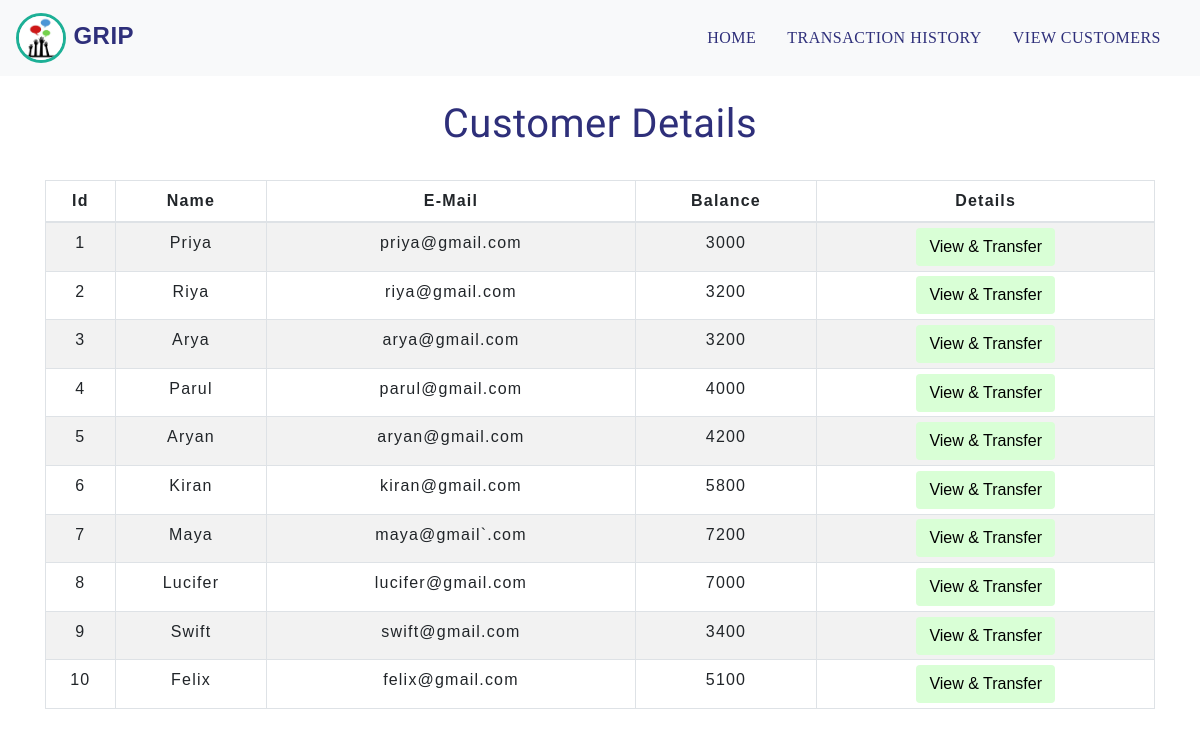
The page /customers.php on the database its author committed.
### tables this page shows
CREATE TABLE `users` (
  `id` int(4) NOT NULL,
  `name` text NOT NULL,
  `email` varchar(30) NOT NULL,
  `balance` int(10) NOT NULL
);

### customers.php (the view, shortened to what this page needs)
<!DOCTYPE html>
<html lang="en">
<head>
    <link rel="stylesheet" href="https://maxcdn.bootstrapcdn.com/bootstrap/4.0.0/css/bootstrap.min.css">
    <link rel="stylesheet" type="text/css" href="css/table.css">
    <link rel="stylesheet" type="text/css" href="css/navbar.css">
</head>
<body>
<?php
    include 'config.php';
    $sql = "SELECT * FROM users";
    $result = mysqli_query($conn,$sql);
?>
<?php
  include 'navbar.php';
?>
<div class="container">
        <h2 class="text-center pt-4">Customer Details</h2>
        <br>
            <div class="row">
                <div class="col">
                    <div class="table-responsive-sm">
                    <table class="table table-hover table-sm table-striped table-condensed table-bordered">
                        <thead>
                            <tr>
                            <th scope="col" class="text-center py-2">Id</th>
                            <th scope="col" class="text-center py-2">Name</th>
                            <th scope="col" class="text-center py-2">E-Mail</th>
                            <th scope="col" class="text-center py-2">Balance</th>
                            <th scope="col" class="text-center py-2">Details</th>
                            </tr>
                        </thead>
                        <tbody>
                <?php
                    while($rows=mysqli_fetch_assoc($result)){
                ?>
                    <tr>
                        <td class="py-2"><?php echo $rows['id'] ?></td>
                        <td class="py-2"><?php echo $rows['name']?></td>
                        <td class="py-2"><?php echo $rows['email']?></td>
                        <td class="py-2"><?php echo $rows['balance']?></td>
                        <td><a href="selecteduserdetail.php?id= <?php echo $rows['id'] ;?>"> <button type="button" class="btn">View & Transfer</button></a></td>
                    </tr>
                <?php
                    }
                ?>
                        </tbody>
                    </table>
                    </div>
                </div>
            </div>
         </div>
</body>
</html>

### navbar.php (shortened to what this page needs)
<nav class="navbar navbar-expand-md navbar-light bg-light" style ="background-color: #6dc86a;">
<a class="navbar-brand" href="index.php" style="color : #2e2f7a; font-weight:bold; font-size:1.5rem; ">
  <img src="img\logo.png" alt="logo image" style="height: 50px;  border: solid #1db096; border-radius: 90rem; font-family: cursive;">
  GRIP</a>
<div class="collapse navbar-collapse" id="collapsibleNavbar">
      <ul class="navbar-nav ml-auto" >
        <li class="nav-item">
          <a class="nav-link" href="index.php" style="color : #2e2f7a; font-family: cursive;">HOME</a>
        </li>
        <li class="nav-item">
          <a class="nav-link" href="history.php" style="color : #2e2f7a; font-family: cursive;">TRANSACTION HISTORY</a>
        </li>
        <li class="nav-item">
          <a class="nav-link" href="customers.php" style="color : #2e2f7a; font-family: cursive;">VIEW CUSTOMERS</a>
        </li>
    </div>
 </nav>

### css/table.css (style rules this page uses)
* { padding: 0; margin: 0; box-sizing: border-box; font-family: sans-serif; }
h2 { font-size: 40px; }
table { letter-spacing: 1.2px; }
td { text-align: center; }
button { border:none; background: #d9ffd6; transition: 1s; }

### css/navbar.css (style rules this page uses)
.nav-link { margin-right: 15px; color:#2e2f7a; letter-spacing: 0.5px; transition: 0.5s; }
.navbar-brand { color: #2e2f7a; letter-spacing: 0.5px; font-weight:bold; }
h2 { color: #2e2f7a; letter-spacing: 0.5px; font-family: 'Sriracha', cursive; }
.bg-light { background-color: #6dc86a; }

### rows shown on the page
users: id "1", name "Priya", email "priya@gmail.com", balance "3000"
users: id "2", name "Riya", email "riya@gmail.com", balance "3200"
users: id "3", name "Arya", email "arya@gmail.com", balance "3200"
users: id "4", name "Parul", email "parul@gmail.com", balance "4000"
users: id "5", name "Aryan", email "aryan@gmail.com", balance "4200"
users: id "6", name "Kiran", email "kiran@gmail.com", balance "5800"
users: id "7", name "Maya", email "maya@gmail`.com", balance "7200"
users: id "8", name "Lucifer", email "lucifer@gmail.com", balance "7000"
users: id "9", name "Swift", email "swift@gmail.com", balance "3400"
users: id "10", name "Felix", email "felix@gmail.com", balance "5100"
